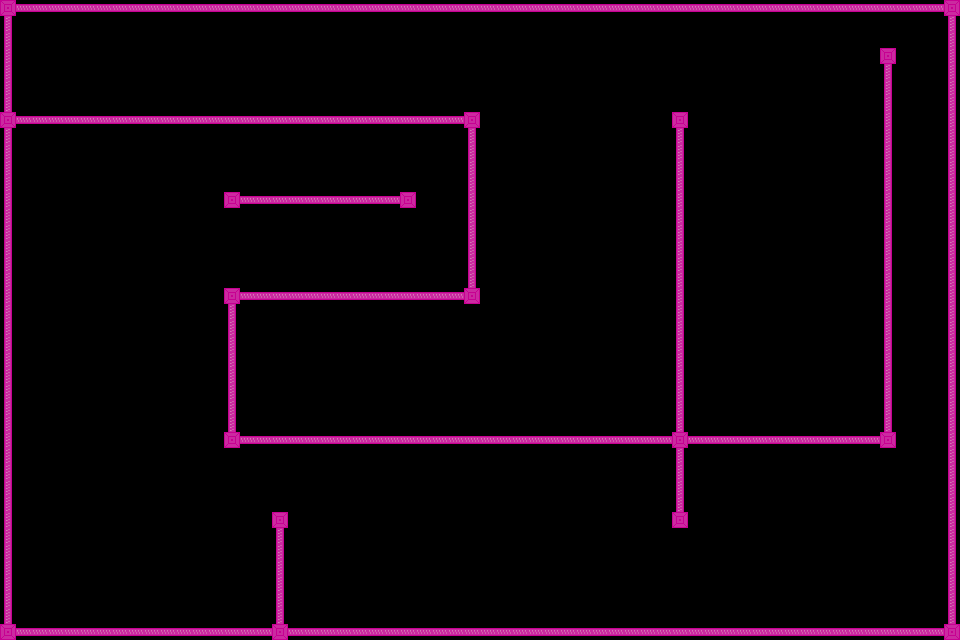

Below is a game level as drawn by its tile map, then a one-line description and the .tmx file that defines it, in full:
An orthogonal 60x40 tile map with 16x16 px tiles, 1 tile layer (Tile Layer 1).

<map version="1.8" tiledversion="1.8.2" orientation="orthogonal" renderorder="right-down" width="60" height="40" tilewidth="16" tileheight="16" infinite="0" nextlayerid="2" nextobjectid="1">
 <editorsettings>
  <export target="../assets/nibbler/map1.csv" format="csv" />
 </editorsettings>
 <tileset firstgid="1" source="NibblerTileset.tsx" />
 <layer id="1" name="Tile Layer 1" width="60" height="40">
  <data encoding="csv">
8,11,11,11,11,11,11,11,11,11,11,11,11,11,11,11,11,11,11,11,11,11,11,11,11,11,11,11,11,11,11,11,11,11,11,11,11,11,11,11,11,11,11,11,11,11,11,11,11,11,11,11,11,11,11,11,11,11,11,8,
7,9,9,9,9,9,9,9,9,9,9,9,9,9,9,9,9,9,9,9,9,9,9,9,9,9,9,9,9,9,9,9,9,9,9,9,9,9,9,9,9,9,9,9,9,9,9,9,9,9,9,9,9,9,9,9,9,9,9,7,
7,9,9,9,9,9,9,9,9,9,9,9,9,9,9,9,9,9,9,9,9,9,9,9,9,9,9,9,9,9,9,9,9,9,9,9,9,9,9,9,9,9,9,9,9,9,9,9,9,9,9,9,9,9,9,9,9,9,9,7,
7,9,9,9,9,9,9,9,9,9,9,9,9,9,9,9,9,9,9,9,9,9,9,9,9,9,9,9,9,9,9,9,9,9,9,9,9,9,9,9,9,9,9,9,9,9,9,9,9,9,9,9,9,9,9,8,9,9,9,7,
7,9,9,9,9,9,9,9,9,9,9,9,9,9,9,9,9,9,9,9,9,9,9,9,9,9,9,9,9,9,9,9,9,9,9,9,9,9,9,9,9,9,9,9,9,9,9,9,9,9,9,9,9,9,9,7,9,9,9,7,
7,9,9,9,9,9,9,9,9,9,9,9,9,9,9,9,9,9,9,9,9,9,9,9,9,9,9,9,9,9,9,9,9,9,9,9,9,9,9,9,9,9,9,9,9,9,9,9,9,9,9,9,9,9,9,7,9,9,9,7,
7,9,9,9,9,9,9,9,9,9,9,9,9,9,9,9,9,9,9,9,9,9,9,9,9,9,9,9,9,9,9,9,9,9,9,9,9,9,9,9,9,9,9,9,9,9,9,9,9,9,9,9,9,9,9,7,9,9,9,7,
8,11,11,11,11,11,11,11,11,11,11,11,11,11,11,11,11,11,11,11,11,11,11,11,11,11,11,11,11,8,9,9,9,9,9,9,9,9,9,9,9,9,8,9,9,9,9,9,9,9,9,9,9,9,9,7,9,9,9,7,
7,9,9,9,9,9,9,9,9,9,9,9,9,9,9,9,9,9,9,9,9,9,9,9,9,9,9,9,9,7,9,9,9,9,9,9,9,9,9,9,9,9,7,9,9,9,9,9,9,9,9,9,9,9,9,7,9,9,9,7,
7,9,9,9,9,9,9,9,9,9,9,9,9,9,9,9,9,9,9,9,9,9,9,9,9,9,9,9,9,7,9,9,9,9,9,9,9,9,9,9,9,9,7,9,9,9,9,9,9,9,9,9,9,9,9,7,9,9,9,7,
7,9,9,9,9,9,9,9,9,9,9,9,9,9,9,9,9,9,9,9,9,9,9,9,9,9,9,9,9,7,9,9,9,9,9,9,9,9,9,9,9,9,7,9,9,9,9,9,9,9,9,9,9,9,9,7,9,9,9,7,
7,9,9,9,9,9,9,9,9,9,9,9,9,9,9,9,9,9,9,9,9,9,9,9,9,9,9,9,9,7,9,9,9,9,9,9,9,9,9,9,9,9,7,9,9,9,9,9,9,9,9,9,9,9,9,7,9,9,9,7,
7,9,9,9,9,9,9,9,9,9,9,9,9,9,8,11,11,11,11,11,11,11,11,11,11,8,9,9,9,7,9,9,9,9,9,9,9,9,9,9,9,9,7,9,9,9,9,9,9,9,9,9,9,9,9,7,9,9,9,7,
7,9,9,9,9,9,9,9,9,9,9,9,9,9,9,9,9,9,9,9,9,9,9,9,9,9,9,9,9,7,9,9,9,9,9,9,9,9,9,9,9,9,7,9,9,9,9,9,9,9,9,9,9,9,9,7,9,9,9,7,
7,9,9,9,9,9,9,9,9,9,9,9,9,9,9,9,9,9,9,9,9,9,9,9,9,9,9,9,9,7,9,9,9,9,9,9,9,9,9,9,9,9,7,9,9,9,9,9,9,9,9,9,9,9,9,7,9,9,9,7,
7,9,9,9,9,9,9,9,9,9,9,9,9,9,9,9,9,9,9,9,9,9,9,9,9,9,9,9,9,7,9,9,9,9,9,9,9,9,9,9,9,9,7,9,9,9,9,9,9,9,9,9,9,9,9,7,9,9,9,7,
7,9,9,9,9,9,9,9,9,9,9,9,9,9,9,9,9,9,9,9,9,9,9,9,9,9,9,9,9,7,9,9,9,9,9,9,9,9,9,9,9,9,7,9,9,9,9,9,9,9,9,9,9,9,9,7,9,9,9,7,
7,9,9,9,9,9,9,9,9,9,9,9,9,9,9,9,9,9,9,9,9,9,9,9,9,9,9,9,9,7,9,9,9,9,9,9,9,9,9,9,9,9,7,9,9,9,9,9,9,9,9,9,9,9,9,7,9,9,9,7,
7,9,9,9,9,9,9,9,9,9,9,9,9,9,8,11,11,11,11,11,11,11,11,11,11,11,11,11,11,8,9,9,9,9,9,9,9,9,9,9,9,9,7,9,9,9,9,9,9,9,9,9,9,9,9,7,9,9,9,7,
7,9,9,9,9,9,9,9,9,9,9,9,9,9,7,9,9,9,9,9,9,9,9,9,9,9,9,9,9,9,9,9,9,9,9,9,9,9,9,9,9,9,7,9,9,9,9,9,9,9,9,9,9,9,9,7,9,9,9,7,
7,9,9,9,9,9,9,9,9,9,9,9,9,9,7,9,9,9,9,9,9,9,9,9,9,9,9,9,9,9,9,9,9,9,9,9,9,9,9,9,9,9,7,9,9,9,9,9,9,9,9,9,9,9,9,7,9,9,9,7,
7,9,9,9,9,9,9,9,9,9,9,9,9,9,7,9,9,9,9,9,9,9,9,9,9,9,9,9,9,9,9,9,9,9,9,9,9,9,9,9,9,9,7,9,9,9,9,9,9,9,9,9,9,9,9,7,9,9,9,7,
7,9,9,9,9,9,9,9,9,9,9,9,9,9,7,9,9,9,9,9,9,9,9,9,9,9,9,9,9,9,9,9,9,9,9,9,9,9,9,9,9,9,7,9,9,9,9,9,9,9,9,9,9,9,9,7,9,9,9,7,
7,9,9,9,9,9,9,9,9,9,9,9,9,9,7,9,9,9,9,9,9,9,9,9,9,9,9,9,9,9,9,9,9,9,9,9,9,9,9,9,9,9,7,9,9,9,9,9,9,9,9,9,9,9,9,7,9,9,9,7,
7,9,9,9,9,9,9,9,9,9,9,9,9,9,7,9,9,9,9,9,9,9,9,9,9,9,9,9,9,9,9,9,9,9,9,9,9,9,9,9,9,9,7,9,9,9,9,9,9,9,9,9,9,9,9,7,9,9,9,7,
7,9,9,9,9,9,9,9,9,9,9,9,9,9,7,9,9,9,9,9,9,9,9,9,9,9,9,9,9,9,9,9,9,9,9,9,9,9,9,9,9,9,7,9,9,9,9,9,9,9,9,9,9,9,9,7,9,9,9,7,
7,9,9,9,9,9,9,9,9,9,9,9,9,9,7,9,9,9,9,9,9,9,9,9,9,9,9,9,9,9,9,9,9,9,9,9,9,9,9,9,9,9,7,9,9,9,9,9,9,9,9,9,9,9,9,7,9,9,9,7,
7,9,9,9,9,9,9,9,9,9,9,9,9,9,8,11,11,11,11,11,11,11,11,11,11,11,11,11,11,11,11,11,11,11,11,11,11,11,11,11,11,11,8,11,11,11,11,11,11,11,11,11,11,11,11,8,9,9,9,7,
7,9,9,9,9,9,9,9,9,9,9,9,9,9,9,9,9,9,9,9,9,9,9,9,9,9,9,9,9,9,9,9,9,9,9,9,9,9,9,9,9,9,7,9,9,9,9,9,9,9,9,9,9,9,9,9,9,9,9,7,
7,9,9,9,9,9,9,9,9,9,9,9,9,9,9,9,9,9,9,9,9,9,9,9,9,9,9,9,9,9,9,9,9,9,9,9,9,9,9,9,9,9,7,9,9,9,9,9,9,9,9,9,9,9,9,9,9,9,9,7,
7,9,9,9,9,9,9,9,9,9,9,9,9,9,9,9,9,9,9,9,9,9,9,9,9,9,9,9,9,9,9,9,9,9,9,9,9,9,9,9,9,9,7,9,9,9,9,9,9,9,9,9,9,9,9,9,9,9,9,7,
7,9,9,9,9,9,9,9,9,9,9,9,9,9,9,9,9,9,9,9,9,9,9,9,9,9,9,9,9,9,9,9,9,9,9,9,9,9,9,9,9,9,7,9,9,9,9,9,9,9,9,9,9,9,9,9,9,9,9,7,
7,9,9,9,9,9,9,9,9,9,9,9,9,9,9,9,9,8,9,9,9,9,9,9,9,9,9,9,9,9,9,9,9,9,9,9,9,9,9,9,9,9,8,9,9,9,9,9,9,9,9,9,9,9,9,9,9,9,9,7,
7,9,9,9,9,9,9,9,9,9,9,9,9,9,9,9,9,7,9,9,9,9,9,9,9,9,9,9,9,9,9,9,9,9,9,9,9,9,9,9,9,9,9,9,9,9,9,9,9,9,9,9,9,9,9,9,9,9,9,7,
7,9,9,9,9,9,9,9,9,9,9,9,9,9,9,9,9,7,9,9,9,9,9,9,9,9,9,9,9,9,9,9,9,9,9,9,9,9,9,9,9,9,9,9,9,9,9,9,9,9,9,9,9,9,9,9,9,9,9,7,
7,9,9,9,9,9,9,9,9,9,9,9,9,9,9,9,9,7,9,9,9,9,9,9,9,9,9,9,9,9,9,9,9,9,9,9,9,9,9,9,9,9,9,9,9,9,9,9,9,9,9,9,9,9,9,9,9,9,9,7,
7,9,9,9,9,9,9,9,9,9,9,9,9,9,9,9,9,7,9,9,9,9,9,9,9,9,9,9,9,9,9,9,9,9,9,9,9,9,9,9,9,9,9,9,9,9,9,9,9,9,9,9,9,9,9,9,9,9,9,7,
7,9,9,9,9,9,9,9,9,9,9,9,9,9,9,9,9,7,9,9,9,9,9,9,9,9,9,9,9,9,9,9,9,9,9,9,9,9,9,9,9,9,9,9,9,9,9,9,9,9,9,9,9,9,9,9,9,9,9,7,
7,9,9,9,9,9,9,9,9,9,9,9,9,9,9,9,9,7,9,9,9,9,9,9,9,9,9,9,9,9,9,9,9,9,9,9,9,9,9,9,9,9,9,9,9,9,9,9,9,9,9,9,9,9,9,9,9,9,9,7,
8,11,11,11,11,11,11,11,11,11,11,11,11,11,11,11,11,8,11,11,11,11,11,11,11,11,11,11,11,11,11,11,11,11,11,11,11,11,11,11,11,11,11,11,11,11,11,11,11,11,11,11,11,11,11,11,11,11,11,8
</data>
 </layer>
</map>
